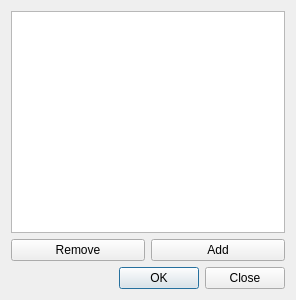
<?xml version="1.0" encoding="UTF-8"?>
<ui version="4.0">
 <class>DialogScripts</class>
 <widget class="QDialog" name="DialogScripts">
  <property name="geometry">
   <rect>
    <x>0</x>
    <y>0</y>
    <width>296</width>
    <height>300</height>
   </rect>
  </property>
  <property name="windowTitle">
   <string>Scripts</string>
  </property>
  <property name="windowIcon">
   <iconset resource="resource.qrc">
    <normaloff>:/image/script.png</normaloff>:/image/script.png</iconset>
  </property>
  <property name="locale">
   <locale language="English" country="UnitedStates"/>
  </property>
  <layout class="QVBoxLayout" name="verticalLayout">
   <item>
    <widget class="QListWidget" name="scriptListWidget"/>
   </item>
   <item>
    <layout class="QHBoxLayout" name="horizontalLayoutButtons">
     <item>
      <widget class="QPushButton" name="buttonRemove">
       <property name="text">
        <string>Remove</string>
       </property>
      </widget>
     </item>
     <item>
      <widget class="QPushButton" name="buttonAdd">
       <property name="text">
        <string>Add</string>
       </property>
      </widget>
     </item>
    </layout>
   </item>
   <item>
    <widget class="QDialogButtonBox" name="buttonBox">
     <property name="orientation">
      <enum>Qt::Horizontal</enum>
     </property>
     <property name="standardButtons">
      <set>QDialogButtonBox::Close|QDialogButtonBox::Ok</set>
     </property>
     <property name="centerButtons">
      <bool>false</bool>
     </property>
    </widget>
   </item>
  </layout>
  <action name="actionAddScript1">
   <property name="text">
    <string>Add block change</string>
   </property>
  </action>
  <action name="actionAddScript2">
   <property name="text">
    <string>Add cell binding</string>
   </property>
  </action>
  <action name="actionAddScript3">
   <property name="text">
    <string>Add transport</string>
   </property>
  </action>
  <action name="actionAddScript4">
   <property name="text">
    <string>Add item binding</string>
   </property>
  </action>
  <action name="actionAddScript5">
   <property name="text">
    <string>Add timer</string>
   </property>
  </action>
  <action name="actionAddScript6">
   <property name="text">
    <string>Add Meta Knights generator</string>
   </property>
  </action>
 </widget>
 <resources>
  <include location="resource.qrc"/>
 </resources>
 <connections>
  <connection>
   <sender>buttonBox</sender>
   <signal>accepted()</signal>
   <receiver>DialogScripts</receiver>
   <slot>accept()</slot>
   <hints>
    <hint type="sourcelabel">
     <x>248</x>
     <y>254</y>
    </hint>
    <hint type="destinationlabel">
     <x>157</x>
     <y>274</y>
    </hint>
   </hints>
  </connection>
  <connection>
   <sender>buttonBox</sender>
   <signal>rejected()</signal>
   <receiver>DialogScripts</receiver>
   <slot>reject()</slot>
   <hints>
    <hint type="sourcelabel">
     <x>316</x>
     <y>260</y>
    </hint>
    <hint type="destinationlabel">
     <x>286</x>
     <y>274</y>
    </hint>
   </hints>
  </connection>
 </connections>
</ui>
